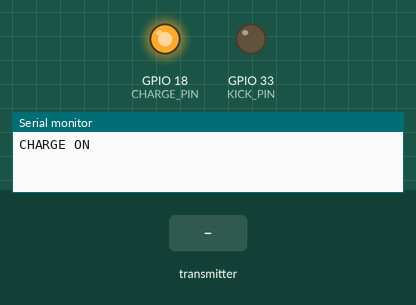
A sketch run on a simulated ESP32. On the bench: output pins drawn as LEDs (lit = HIGH), the last lines printed to the serial monitor. The test bench sets the inputs (shaded band).

Above: at 1.3 s.
1.4 s: the transmitter starts sending time_us = 1024
At 2.8 s:
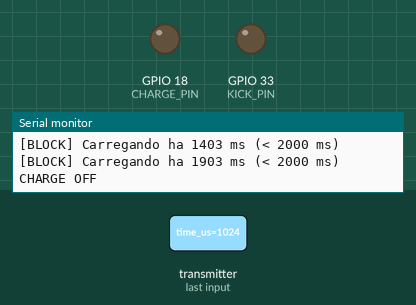
Timing chart, 0 to 10.4 s (numbered marks = the images above; inputs shaded):
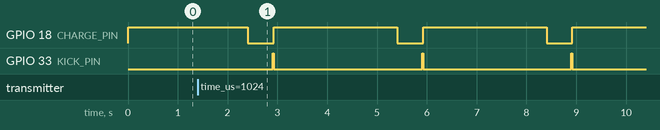

The sketch:

test_kicker_receiver.ino
```cpp
#include <esp_now.h>
#include <WiFi.h>
#include "esp_wifi.h"


#define KICK_PIN    33
#define CHARGE_PIN  18

// regras de segurança
const unsigned long KICK_COOLDOWN_MS   = 2000; // entre chutes
const unsigned long TIME_AFTER_CHARGE  = 500;   // ms após desligar carga antes do chute
const unsigned long TIME_BEFORE_CHARGE = 10; // ms após desligar carga antes do chute
const unsigned long MIN_CHARGE_TIME_MS = 2000; // ms de carga antes de poder chutar


static bool charge_enabled = false;
static unsigned long charge_on_since_ms = 0;
static unsigned long last_kick_ms = 0;

esp_now_peer_info_t peer;

//struct received
typedef struct struct_data {
  int time_us;
} struct_data;


struct_data DataReceived;

void charge_on() {
  if (!charge_enabled) {
    digitalWrite(CHARGE_PIN, HIGH);
    charge_enabled = true;
    charge_on_since_ms = millis();
    Serial.println(F("CHARGE ON"));
  }
}

void charge_off() {
  if (charge_enabled) {
    digitalWrite(CHARGE_PIN, LOW);
    charge_enabled = false;
    Serial.println(F("CHARGE OFF"));
  }
}

bool can_kick_now() {
  unsigned long now = millis();

  if (!charge_enabled) {
    Serial.println(F("[BLOCK] Carregamento OFF"));
    return false;
  }
  if (now - charge_on_since_ms < MIN_CHARGE_TIME_MS) {
    Serial.print(F("[BLOCK] Carregando ha "));
    Serial.print(now - charge_on_since_ms);
    Serial.println(F(" ms (< 2000 ms)"));
    return false;
  }
  if (now - last_kick_ms < KICK_COOLDOWN_MS) {
    Serial.print(F("[BLOCK] Cooldown restante: "));
    Serial.print(KICK_COOLDOWN_MS - (now - last_kick_ms));
    Serial.println(F(" ms"));
    return false;
  }
  return true;
}

uint32_t calc_power(int pot){
  return (uint32_t) max(0, min(20000, (int) map(pot, 0, 9, 0, 20000)));
}

bool do_kick(uint32_t pulse_us) {
  if (!can_kick_now()) return false;

  charge_off();
  delay(TIME_AFTER_CHARGE);
  Serial.print(F("[KICK] Pulso de "));
  Serial.print(pulse_us);
  Serial.println(F(" us"));
  digitalWrite(KICK_PIN, HIGH);
  delayMicroseconds(pulse_us);
  digitalWrite(KICK_PIN, LOW);

  last_kick_ms = millis();

  charge_on();

  return true;
}

void OnDataRecv(const esp_now_recv_info * mac, const uint8_t *incomingData, int len) {
  digitalWrite(2,HIGH);
  delay(3);
  digitalWrite(2,LOW);

  memcpy(&DataReceived, incomingData, sizeof(DataReceived));

  int time = DataReceived.time_us;
}


void setup() {
  Serial.begin(115200);

  pinMode(KICK_PIN, OUTPUT);
  pinMode(CHARGE_PIN, OUTPUT);
  digitalWrite(KICK_PIN, LOW);
  digitalWrite(CHARGE_PIN, LOW);
  charge_on();

  last_kick_ms = millis() - KICK_COOLDOWN_MS;


  delay(100);
  WiFi.mode(WIFI_STA);

  if (esp_now_init() != ESP_OK) {
    Serial.println("Error initializing ESP-NOW");
    ESP.restart();
    return;
  }

  esp_now_register_recv_cb(OnDataRecv);
}

void loop() {
  int time = DataReceived.time_us;
  if(time > 0) {
    do_kick(calc_power(time));
  }
  DataReceived.time_us = 0;
  delay(1);
}
```

Measured:
- after the input at 1.4 s, GPIO 18 (CHARGE_PIN): alternates HIGH for 2.5 s and LOW for 0.52 s, starting after 1.0 s; GPIO 33 (KICK_PIN): alternates HIGH for 0.02 s and LOW for 3.0 s, starting after 1.5 s
